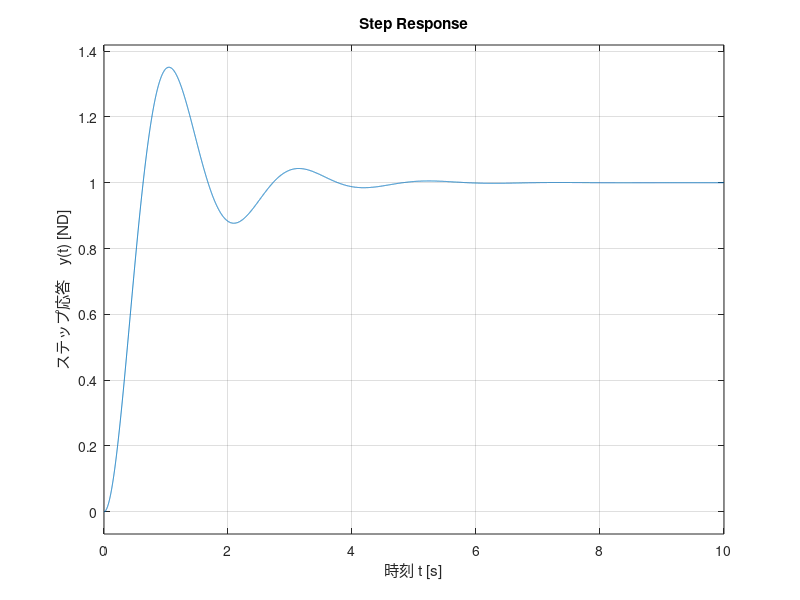
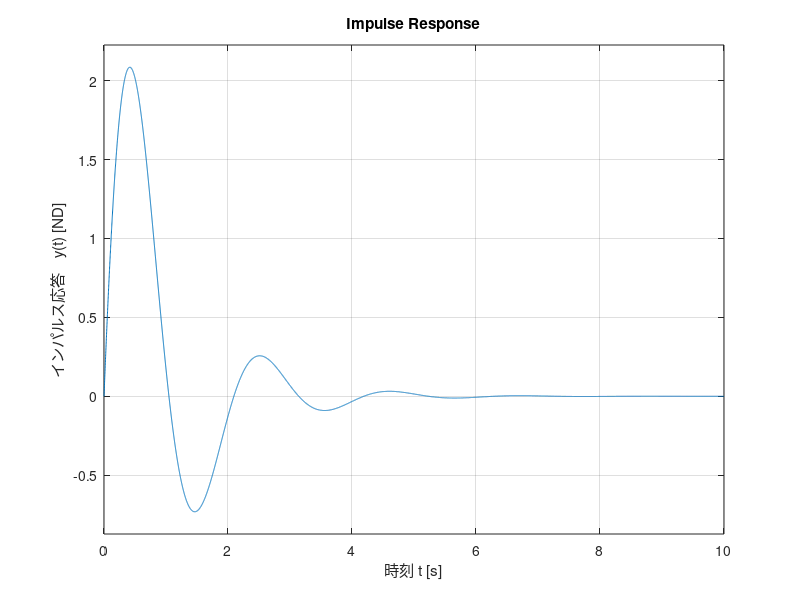
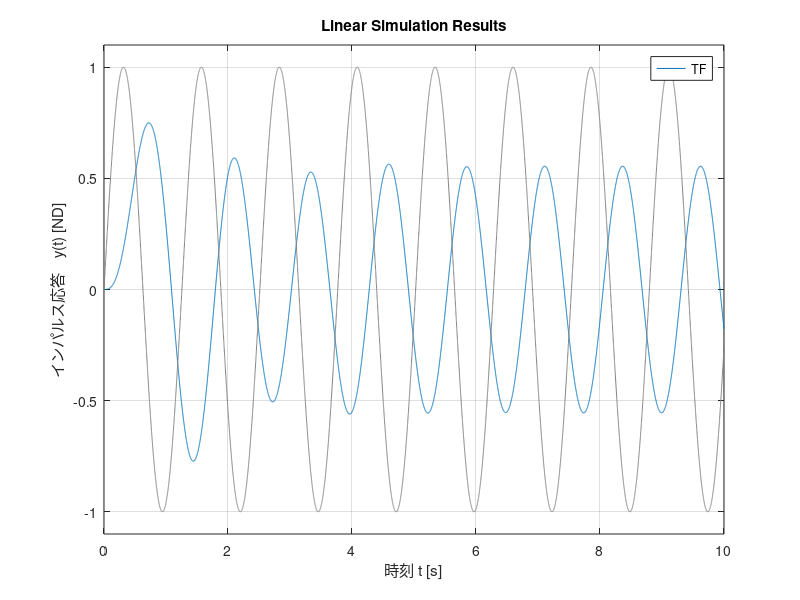

Write the MATLAB code that produced these figures, in order.

%% 伝達関数の設定
numerator = [4 5];% 分子多項式の係数行列
denominator = [1 3 2];% 分母多項式の係数行列
[k1 k2] = residue(numerator,denominator)% 部分分数分解した各項の分子の値を求める


%
%% 伝達関数の設定2
TFnumerator = [10]%伝達関数の分子多項式の係数行列
TFdenominator = [1 2 10]%伝達関数の分母多項式の係数行列
TF = tf(TFnumerator,TFdenominator)% 伝達関数の定義

%% 応答の作図

%入力データの作成
time = 0:0.001:10;          % [s]時間応答ので使用する入力時刻データ列の作成
inputRamp = time * 1;       % ランプ関数の入力波形の作成
inputSin = sin(5 * time);   % sin波入力波形の作成

figure(1)       % 描画ウィンドウの生成
step(TF,time)   % ステップ応答を描画
grid on

xlabel('時刻 t [s]')
ylabel('ステップ応答　y(t) [ND]')

figure(2)%インパルス応答表示の描画ウィンドウの生成
impulse(TF,time)
xlabel('時刻 t [s]')
ylabel('インパルス応答　y(t) [ND]')
grid on

figure(3)% 単位ランプ入力への時間応答の描画ウィンドウの作成
lsim(TF,inputSin,time)
xlabel('時刻 t [s]')
ylabel('インパルス応答　y(t) [ND]')
grid on